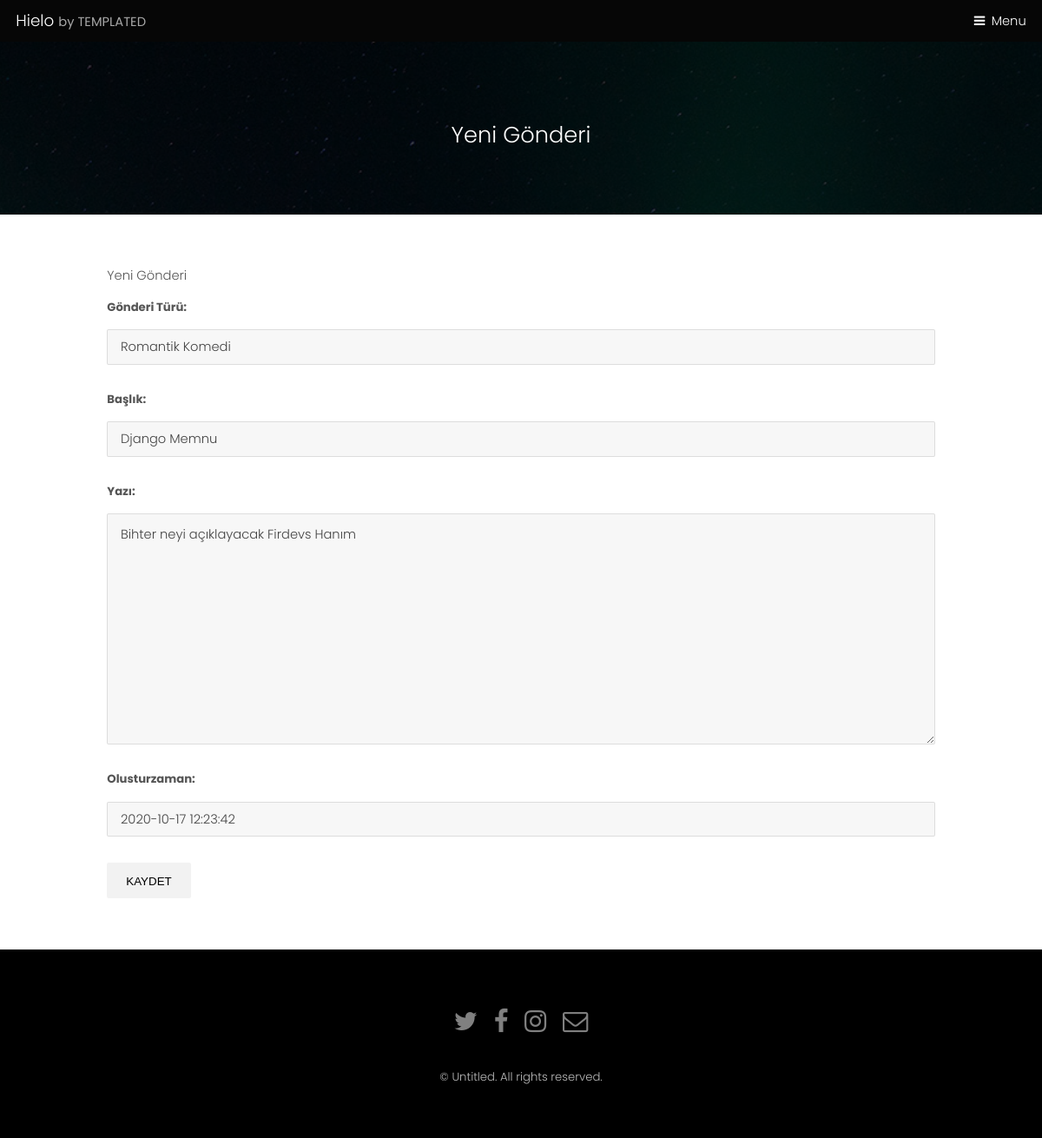
The app's page /blog/gonderi/1/edit/ with its own data.
### blog/models.py (models this page shows, shortened)
class GonderiModel(models.Model):
    yazar=models.ForeignKey("auth.User",on_delete=models.CASCADE)
    baslik=models.CharField(max_length=200,verbose_name="Başlık")
    yazi=models.TextField(verbose_name="Yazı")
    olusturzaman=models.DateTimeField(default=timezone.now)
    yayimzaman=models.DateTimeField(blank=True,null=True)
    GONDERI_CHOICES = (
        ('1','Romantik Komedi'),
        ('2', 'Drama'),
        ('3','Korku'),
    )
    tur = models.CharField(max_length=5,verbose_name="Gönderi Türü",\
        choices=GONDERI_CHOICES,default="1")

### blog/views.py (the view)
# urls.py: path('gonderi/<int:pk>/edit/',views.gonderiduzenle, name="editgonderi"),
def gonderiduzenle(request,pk):
    gonderi=get_object_or_404(GonderiModel,pk=pk)
    if request.method == "POST":
        form = GonderiForm(request.POST,instance=gonderi)
        if form.is_valid():
            gonderi = form.save(commit=False)
            gonderi.yazar = request.user
            gonderi.yayimzaman = timezone.now()
            gonderi.save()
            return redirect("gonderidetay",pk=gonderi.pk)
    else:
        form = GonderiForm(instance=gonderi)
    return render(request,'blog/gonderiduzenle.html',{"form":form})

### blog/forms.py
class GonderiForm(forms.ModelForm):
    class Meta:
        model = GonderiModel
        fields = ("tur","baslik","yazi","olusturzaman")

### templates/blog/gonderiduzenle.html (shortened to what this page needs)
{% extends "../generic.html" %}
{%block title%}
		Yeni Gönderi
		{% endblock %}
{% block content2 %}
<h1>Yeni Gönderi</h1>
<form method="POST">
    {{form.as_p}}
    <button type="submit" >Kaydet</button>
</form>
{% endblock %}

### static/assets/css/main.css (style rules this page uses)
html, body, div, span, applet, object, iframe, h1, h2, h3, h4, h5, h6, p, blockquote, pre, a, abbr, acronym, address, big, cite, code, del, dfn, em, img, ins, kbd, q, s, samp, small, strike, strong, sub, sup, tt, var, b, u, i, center, dl, dt, dd, ol, ul, li, fieldset, form, label, legend, table, caption, tbody, tfoot, thead, tr, th, td, article, aside, canvas, details, embed, figure, figcaption, footer, header, hgroup, menu, nav, output, ruby, section, summary, time, mark, audio, video { margin: 0; padding: 0; border: 0; font-size: 100%; font: inherit; vertical-align: baseline; }
body { line-height: 1; }
body { -webkit-text-size-adjust: none; }
*, *:before, *:after { -moz-box-sizing: border-box; -webkit-box-sizing: border-box; box-sizing: border-box; }
body { -ms-overflow-style: scrollbar; }
body { background: #fff; }
html { font-size: 13pt; }
@media screen and (max-width: 1680px) { html { font-size: 11pt; } }
@media screen and (max-width: 1280px) { html { font-size: 11pt; } }
body { background-color: #fff; color: #444; }
body, input, select, textarea { font-family: "Poppins", sans-serif; font-weight: 300; font-size: 1rem; line-height: 1.65; }
p { margin: 0 0 2rem 0; }
h1, h2, h3, h4, h5, h6 { font-weight: 300; line-height: 1.5; margin: 0 0 1rem 0; }
input, select, textarea { color: #555; }
h1, h2, h3, h4, h5, h6 { color: #555; }
input[type="submit"], input[type="reset"], input[type="button"], button, .button { -moz-appearance: none; -webkit-appearance: none; -ms-appearance: none; appearance: none; -moz-transition: background-color 0.2s ease-in-out, color 0.2s ease-in-out; -webkit-transition: background-color 0.2s ease-in-out, color 0.2s ease-in-out; -ms-transition: background-color 0.2s ease-in-out, color 0.2s ease-in-out; transition: background-color 0.2s ease-in-out, color 0.2s ease-in-out; border-radius: 2px; border: 0; cursor: pointer; display: inline-block; font-weight: 300; height: 2.85rem; line-height: 2.95rem; padding: 0 1.5rem; text-align: center; text-decoration: none; text-transform: uppercase; white-space: nowrap; }
input[type="submit"], input[type="reset"], input[type="button"], button, .button { background-color: #f2f2f2; color: #000 !important; }
form { margin: 0 0 2rem 0; }
label { display: block; font-size: 0.9rem; font-weight: 700; margin: 0 0 1rem 0; }
input[type="text"], input[type="password"], input[type="email"], select, textarea { -moz-appearance: none; -webkit-appearance: none; -ms-appearance: none; appearance: none; border-radius: 2px; border: none; border: solid 1px; color: inherit; display: block; outline: 0; padding: 0 1rem; text-decoration: none; width: 100%; }
input[type="text"], input[type="password"], input[type="email"], select { height: 2.75rem; }
textarea { padding: 0.75rem 1rem; }
label { color: #555; }
input[type="text"], input[type="password"], input[type="email"], select, textarea { background: rgba(144, 144, 144, 0.075); border-color: rgba(144, 144, 144, 0.25); }
body.subpage { padding-top: 3.25em; }

### records on screen
GonderiModel: tur "Romantik Komedi", baslik "Django Memnu", yazi "Bihter neyi açıklayacak Firdevs Hanım", olusturzaman "2020-10-17 12:23:42"
